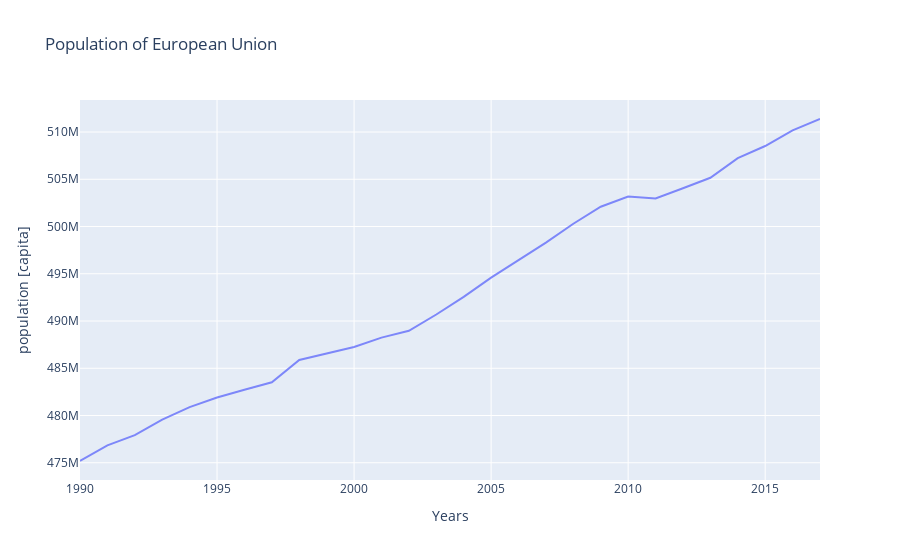

Notebook code cell kept with this figure:
### Code cell
data = [pop]
name_columns = ["Population"]
title = "Population of European Union"
y_title = "population [capita]"
visualize(data, name_columns, title, y_title, show=True)

### Figure 1 — Plotly figure (JSON) as saved in the notebook; plotly's stock layout.template omitted (floating-point values rounded to 4 significant figures)
{"data": [{"name": "Population", "opacity": 0.8, "type": "scatter", "x": [1990, 1991, 1992, 1993, 1994, 1995, 1996, 1997, 1998, 1999, 2000, 2001, 2002, 2003, 2004, 2005, 2006, 2007, 2008, 2009, 2010, 2011, 2012, 2013, 2014, 2015, 2016, 2017], "y": [475187711, 476842235, 477925130, 479561788, 480893003, 481904006, 482736385, 483512803, 485877558, 486577954, 487259080, 488240527, 488962706, 490691578, 492555798, 494598322, 496436597, 498300775, 500297033, 502090235, 503170618, 502964837, 504047749, 505163053, 507235091, 508520205, 510181874, 511378572]}], "layout": {"legend": {"orientation": "v"}, "title": {"text": "Population of European Union"}, "xaxis": {"title": {"text": "Years"}}, "yaxis": {"title": {"text": "population [capita]"}}}}
